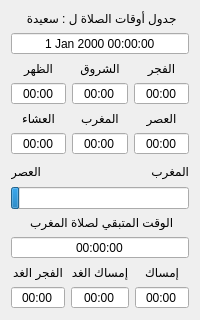
      <widget class="QWidget" name="Tab_Prayer_Times">
       <attribute name="icon">
        <iconset>
         <normaloff>:/icons/Clock.png</normaloff>:/icons/Clock.png</iconset>
       </attribute>
       <attribute name="title">
        <string>أوقات الصلاة</string>
       </attribute>
       <layout class="QVBoxLayout" name="verticalLayout_10">
        <item>
         <widget class="QLabel" name="label_entete">
          <property name="enabled">
           <bool>true</bool>
          </property>
          <property name="text">
           <string>جدول أوقات الصلاة ل : سعيدة </string>
          </property>
          <property name="alignment">
           <set>Qt::AlignCenter</set>
          </property>
         </widget>
        </item>
        <item>
         <widget class="QDateTimeEdit" name="dateTimeEdit">
          <property name="alignment">
           <set>Qt::AlignCenter</set>
          </property>
          <property name="readOnly">
           <bool>true</bool>
          </property>
          <property name="buttonSymbols">
           <enum>QAbstractSpinBox::NoButtons</enum>
          </property>
         </widget>
        </item>
        <item>
         <layout class="QGridLayout" name="gridLayout">
          <item row="0" column="0">
           <widget class="QLabel" name="label_5">
            <property name="text">
             <string>الظهر</string>
            </property>
            <property name="alignment">
             <set>Qt::AlignCenter</set>
            </property>
           </widget>
          </item>
          <item row="0" column="1">
           <widget class="QLabel" name="label_4">
            <property name="text">
             <string>الشروق</string>
            </property>
            <property name="alignment">
             <set>Qt::AlignCenter</set>
            </property>
           </widget>
          </item>
          <item row="0" column="2">
           <widget class="QLabel" name="label_3">
            <property name="text">
             <string>الفجر</string>
            </property>
            <property name="alignment">
             <set>Qt::AlignCenter</set>
            </property>
           </widget>
          </item>
          <item row="1" column="0">
           <widget class="QTimeEdit" name="timeEdit_thohor">
            <property name="toolTip">
             <string>&lt;!DOCTYPE HTML PUBLIC &quot;-//W3C//DTD HTML 4.0//EN&quot; &quot;http://www.w3.org/TR/REC-html40/strict.dtd&quot;&gt;
&lt;html&gt;&lt;head&gt;&lt;meta name=&quot;qrichtext&quot; content=&quot;1&quot; /&gt;&lt;style type=&quot;text/css&quot;&gt;
p, li { white-space: pre-wrap; }
&lt;/style&gt;&lt;/head&gt;&lt;body style=&quot; font-family:'MS Shell Dlg 2'; font-size:8.25pt; font-weight:400; font-style:normal;&quot;&gt;
&lt;p align=&quot;right&quot; style=&quot; margin-top:0px; margin-bottom:0px; margin-left:0px; margin-right:0px; -qt-block-indent:0; text-indent:0px;&quot;&gt;&lt;span style=&quot; font-size:8pt;&quot;&gt;الفرض :&lt;/span&gt;&lt;span style=&quot; font-size:8pt; color:#ffffff;&quot;&gt;ى&lt;/span&gt;&lt;/p&gt;
&lt;p align=&quot;right&quot; style=&quot; margin-top:0px; margin-bottom:0px; margin-left:0px; margin-right:0px; -qt-block-indent:0; text-indent:0px;&quot;&gt;&lt;span style=&quot; font-size:8pt;&quot;&gt;صلاة الظهر : أربع ركعات&lt;/span&gt;&lt;/p&gt;
&lt;p align=&quot;right&quot; style=&quot;-qt-paragraph-type:empty; margin-top:0px; margin-bottom:0px; margin-left:0px; margin-right:0px; -qt-block-indent:0; text-indent:0px; font-size:8pt;&quot;&gt;&lt;/p&gt;
&lt;p align=&quot;right&quot; style=&quot; margin-top:0px; margin-bottom:0px; margin-left:0px; margin-right:0px; -qt-block-indent:0; text-indent:0px;&quot;&gt;&lt;span style=&quot; font-size:8pt;&quot;&gt;السنة :&lt;/span&gt;&lt;span style=&quot; font-size:8pt; color:#ffffff;&quot;&gt;ى&lt;/span&gt;&lt;/p&gt;
&lt;p align=&quot;right&quot; style=&quot; margin-top:0px; margin-bottom:0px; margin-left:0px; margin-right:0px; -qt-block-indent:0; text-indent:0px;&quot;&gt;&lt;span style=&quot; font-size:8pt;&quot;&gt;قبل : 4 ركعات&lt;/span&gt;&lt;/p&gt;
&lt;p align=&quot;right&quot; style=&quot; margin-top:0px; margin-bottom:0px; margin-left:0px; margin-right:0px; -qt-block-indent:0; text-indent:0px;&quot;&gt;&lt;span style=&quot; font-size:8pt;&quot;&gt;بعد : ركعتان&lt;/span&gt;&lt;/p&gt;
&lt;p align=&quot;right&quot; style=&quot;-qt-paragraph-type:empty; margin-top:0px; margin-bottom:0px; margin-left:0px; margin-right:0px; -qt-block-indent:0; text-indent:0px; font-size:8pt;&quot;&gt;&lt;/p&gt;
&lt;p align=&quot;right&quot; style=&quot; margin-top:0px; margin-bottom:0px; margin-left:0px; margin-right:0px; -qt-block-indent:0; text-indent:0px;&quot;&gt;&lt;span style=&quot; font-size:8pt;&quot;&gt;ملاحظة : وقت الرسمي لأذان&lt;/span&gt;&lt;/p&gt;
&lt;p align=&quot;right&quot; style=&quot; margin-top:0px; margin-bottom:0px; margin-left:0px; margin-right:0px; -qt-block-indent:0; text-indent:0px;&quot;&gt;&lt;span style=&quot; font-size:8pt;&quot;&gt;الظهر في الجزائر هو 13:20&lt;/span&gt;&lt;/p&gt;&lt;/body&gt;&lt;/html&gt;</string>
            </property>
            <property name="alignment">
             <set>Qt::AlignCenter</set>
            </property>
            <property name="readOnly">
             <bool>true</bool>
            </property>
            <property name="buttonSymbols">
             <enum>QAbstractSpinBox::NoButtons</enum>
            </property>
            <property name="displayFormat">
             <string>mm:HH</string>
            </property>
            <property name="time">
             <time>
              <hour>0</hour>
              <minute>0</minute>
              <second>0</second>
             </time>
            </property>
           </widget>
          </item>
          <item row="1" column="1">
           <widget class="QTimeEdit" name="timeEdit_chork">
            <property name="toolTip">
             <string>&lt;!DOCTYPE HTML PUBLIC &quot;-//W3C//DTD HTML 4.0//EN&quot; &quot;http://www.w3.org/TR/REC-html40/strict.dtd&quot;&gt;
&lt;html&gt;&lt;head&gt;&lt;meta name=&quot;qrichtext&quot; content=&quot;1&quot; /&gt;&lt;style type=&quot;text/css&quot;&gt;
p, li { white-space: pre-wrap; }
&lt;/style&gt;&lt;/head&gt;&lt;body style=&quot; font-family:'MS Shell Dlg 2'; font-size:8.25pt; font-weight:400; font-style:normal;&quot;&gt;
&lt;p align=&quot;right&quot; style=&quot; margin-top:0px; margin-bottom:0px; margin-left:0px; margin-right:0px; -qt-block-indent:0; text-indent:0px;&quot;&gt;&lt;span style=&quot; font-size:8pt;&quot;&gt;هو وقت إنتهاء وقت صلاة الفجر&lt;/span&gt;&lt;/p&gt;&lt;/body&gt;&lt;/html&gt;</string>
            </property>
            <property name="alignment">
             <set>Qt::AlignCenter</set>
            </property>
            <property name="readOnly">
             <bool>true</bool>
            </property>
            <property name="buttonSymbols">
             <enum>QAbstractSpinBox::NoButtons</enum>
            </property>
            <property name="displayFormat">
             <string>mm:HH</string>
            </property>
            <property name="time">
             <time>
              <hour>0</hour>
              <minute>0</minute>
              <second>0</second>
             </time>
            </property>
           </widget>
          </item>
          <item row="1" column="2">
           <widget class="QTimeEdit" name="timeEdit_fadjra">
            <property name="enabled">
             <bool>true</bool>
            </property>
            <property name="toolTip">
             <string>&lt;!DOCTYPE HTML PUBLIC &quot;-//W3C//DTD HTML 4.0//EN&quot; &quot;http://www.w3.org/TR/REC-html40/strict.dtd&quot;&gt;
&lt;html&gt;&lt;head&gt;&lt;meta name=&quot;qrichtext&quot; content=&quot;1&quot; /&gt;&lt;style type=&quot;text/css&quot;&gt;
p, li { white-space: pre-wrap; }
&lt;/style&gt;&lt;/head&gt;&lt;body style=&quot; font-family:'MS Shell Dlg 2'; font-size:8.25pt; font-weight:400; font-style:normal;&quot;&gt;
&lt;p align=&quot;right&quot; style=&quot; margin-top:0px; margin-bottom:0px; margin-left:0px; margin-right:0px; -qt-block-indent:0; text-indent:0px;&quot;&gt;&lt;span style=&quot; font-size:8pt;&quot;&gt;الفرض :&lt;/span&gt;&lt;span style=&quot; font-size:8pt; color:#ffffff;&quot;&gt;ى&lt;/span&gt;&lt;/p&gt;
&lt;p align=&quot;right&quot; style=&quot; margin-top:0px; margin-bottom:0px; margin-left:0px; margin-right:0px; -qt-block-indent:0; text-indent:0px;&quot;&gt;&lt;span style=&quot; font-size:8pt;&quot;&gt;صلاة الفجر : أركعتان&lt;/span&gt;&lt;/p&gt;
&lt;p align=&quot;right&quot; style=&quot;-qt-paragraph-type:empty; margin-top:0px; margin-bottom:0px; margin-left:0px; margin-right:0px; -qt-block-indent:0; text-indent:0px; font-size:8pt;&quot;&gt;&lt;/p&gt;
&lt;p align=&quot;right&quot; style=&quot; margin-top:0px; margin-bottom:0px; margin-left:0px; margin-right:0px; -qt-block-indent:0; text-indent:0px;&quot;&gt;&lt;span style=&quot; font-size:8pt;&quot;&gt;السنة :&lt;/span&gt;&lt;span style=&quot; font-size:8pt; color:#ffffff;&quot;&gt;ى&lt;/span&gt;&lt;/p&gt;
&lt;p align=&quot;right&quot; style=&quot; margin-top:0px; margin-bottom:0px; margin-left:0px; margin-right:0px; -qt-block-indent:0; text-indent:0px;&quot;&gt;&lt;span style=&quot; font-size:8pt;&quot;&gt;قبل : ركعتان&lt;/span&gt;&lt;/p&gt;
&lt;p align=&quot;right&quot; style=&quot; margin-top:0px; margin-bottom:0px; margin-left:0px; margin-right:0px; -qt-block-indent:0; text-indent:0px;&quot;&gt;&lt;span style=&quot; font-size:8pt;&quot;&gt;بعد : لاشيء&lt;/span&gt;&lt;/p&gt;&lt;/body&gt;&lt;/html&gt;</string>
            </property>
            <property name="layoutDirection">
             <enum>Qt::RightToLeft</enum>
            </property>
            <property name="alignment">
             <set>Qt::AlignCenter</set>
            </property>
            <property name="readOnly">
             <bool>true</bool>
            </property>
            <property name="buttonSymbols">
             <enum>QAbstractSpinBox::NoButtons</enum>
            </property>
            <property name="keyboardTracking">
             <bool>false</bool>
            </property>
            <property name="displayFormat">
             <string>mm:HH</string>
            </property>
            <property name="time">
             <time>
              <hour>0</hour>
              <minute>0</minute>
              <second>0</second>
             </time>
            </property>
           </widget>
          </item>
          <item row="2" column="0">
           <widget class="QLabel" name="label_8">
            <property name="text">
             <string>العشاء</string>
            </property>
            <property name="alignment">
             <set>Qt::AlignCenter</set>
            </property>
           </widget>
          </item>
          <item row="2" column="1">
           <widget class="QLabel" name="label_7">
            <property name="text">
             <string>المغرب</string>
            </property>
            <property name="alignment">
             <set>Qt::AlignCenter</set>
            </property>
           </widget>
          </item>
          <item row="2" column="2">
           <widget class="QLabel" name="label_6">
            <property name="text">
             <string>العصر</string>
            </property>
            <property name="alignment">
             <set>Qt::AlignCenter</set>
            </property>
           </widget>
          </item>
          <item row="3" column="0">
           <widget class="QTimeEdit" name="timeEdit_icha">
            <property name="toolTip">
             <string>&lt;!DOCTYPE HTML PUBLIC &quot;-//W3C//DTD HTML 4.0//EN&quot; &quot;http://www.w3.org/TR/REC-html40/strict.dtd&quot;&gt;
&lt;html&gt;&lt;head&gt;&lt;meta name=&quot;qrichtext&quot; content=&quot;1&quot; /&gt;&lt;style type=&quot;text/css&quot;&gt;
p, li { white-space: pre-wrap; }
&lt;/style&gt;&lt;/head&gt;&lt;body style=&quot; font-family:'MS Shell Dlg 2'; font-size:7.8pt; font-weight:400; font-style:normal;&quot;&gt;
&lt;p align=&quot;right&quot; style=&quot; margin-top:0px; margin-bottom:0px; margin-left:0px; margin-right:0px; -qt-block-indent:0; text-indent:0px;&quot;&gt;&lt;span style=&quot; font-size:8pt;&quot;&gt;الفرض :&lt;/span&gt;&lt;span style=&quot; font-size:8pt; color:#ffffff;&quot;&gt;ى&lt;/span&gt;&lt;/p&gt;
&lt;p align=&quot;right&quot; style=&quot; margin-top:0px; margin-bottom:0px; margin-left:0px; margin-right:0px; -qt-block-indent:0; text-indent:0px;&quot;&gt;&lt;span style=&quot; font-size:8pt;&quot;&gt;صلاة العشاء : أربع ركعات&lt;/span&gt;&lt;/p&gt;
&lt;p align=&quot;right&quot; style=&quot;-qt-paragraph-type:empty; margin-top:0px; margin-bottom:0px; margin-left:0px; margin-right:0px; -qt-block-indent:0; text-indent:0px; font-size:8pt;&quot;&gt;&lt;/p&gt;
&lt;p align=&quot;right&quot; style=&quot; margin-top:0px; margin-bottom:0px; margin-left:0px; margin-right:0px; -qt-block-indent:0; text-indent:0px;&quot;&gt;&lt;span style=&quot; font-size:8pt;&quot;&gt;السنة :&lt;/span&gt;&lt;span style=&quot; font-size:8pt; color:#ffffff;&quot;&gt;ى&lt;/span&gt;&lt;/p&gt;
&lt;p align=&quot;right&quot; style=&quot; margin-top:0px; margin-bottom:0px; margin-left:0px; margin-right:0px; -qt-block-indent:0; text-indent:0px;&quot;&gt;&lt;span style=&quot; font-size:8pt;&quot;&gt;قبل : لاشيء&lt;/span&gt;&lt;/p&gt;
&lt;p align=&quot;right&quot; style=&quot; margin-top:0px; margin-bottom:0px; margin-left:0px; margin-right:0px; -qt-block-indent:0; text-indent:0px;&quot;&gt;&lt;span style=&quot; font-size:8pt;&quot;&gt;بعد : ركعتان&lt;/span&gt;&lt;/p&gt;
&lt;p align=&quot;right&quot; style=&quot;-qt-paragraph-type:empty; margin-top:0px; margin-bottom:0px; margin-left:0px; margin-right:0px; -qt-block-indent:0; text-indent:0px; font-size:8pt;&quot;&gt;&lt;/p&gt;
&lt;p align=&quot;right&quot; style=&quot; margin-top:0px; margin-bottom:0px; margin-left:0px; margin-right:0px; -qt-block-indent:0; text-indent:0px;&quot;&gt;&lt;span style=&quot; font-size:8pt;&quot;&gt;وتر : ركعة أو 3 ركعات أو أي&lt;/span&gt;&lt;/p&gt;
&lt;p align=&quot;right&quot; style=&quot; margin-top:0px; margin-bottom:0px; margin-left:0px; margin-right:0px; -qt-block-indent:0; text-indent:0px;&quot;&gt;&lt;span style=&quot; font-size:8pt;&quot;&gt; عدد وتر للركعات حتى 11&lt;/span&gt;&lt;/p&gt;&lt;/body&gt;&lt;/html&gt;</string>
            </property>
            <property name="alignment">
             <set>Qt::AlignCenter</set>
            </property>
            <property name="readOnly">
             <bool>true</bool>
            </property>
            <property name="buttonSymbols">
             <enum>QAbstractSpinBox::NoButtons</enum>
            </property>
            <property name="displayFormat">
             <string>mm:HH</string>
            </property>
            <property name="time">
             <time>
              <hour>0</hour>
              <minute>0</minute>
              <second>0</second>
             </time>
            </property>
           </widget>
          </item>
          <item row="3" column="1">
           <widget class="QTimeEdit" name="timeEdit_maghrab">
            <property name="toolTip">
             <string>&lt;!DOCTYPE HTML PUBLIC &quot;-//W3C//DTD HTML 4.0//EN&quot; &quot;http://www.w3.org/TR/REC-html40/strict.dtd&quot;&gt;
&lt;html&gt;&lt;head&gt;&lt;meta name=&quot;qrichtext&quot; content=&quot;1&quot; /&gt;&lt;style type=&quot;text/css&quot;&gt;
p, li { white-space: pre-wrap; }
&lt;/style&gt;&lt;/head&gt;&lt;body style=&quot; font-family:'MS Shell Dlg 2'; font-size:8.25pt; font-weight:400; font-style:normal;&quot;&gt;
&lt;p align=&quot;right&quot; style=&quot; margin-top:0px; margin-bottom:0px; margin-left:0px; margin-right:0px; -qt-block-indent:0; text-indent:0px;&quot;&gt;&lt;span style=&quot; font-size:8pt;&quot;&gt;الفرض :&lt;/span&gt;&lt;span style=&quot; font-size:8pt; color:#ffffff;&quot;&gt;ى&lt;/span&gt;&lt;/p&gt;
&lt;p align=&quot;right&quot; style=&quot; margin-top:0px; margin-bottom:0px; margin-left:0px; margin-right:0px; -qt-block-indent:0; text-indent:0px;&quot;&gt;&lt;span style=&quot; font-size:8pt;&quot;&gt;صلاة المغرب : ثلاث ركعات&lt;/span&gt;&lt;/p&gt;
&lt;p align=&quot;right&quot; style=&quot;-qt-paragraph-type:empty; margin-top:0px; margin-bottom:0px; margin-left:0px; margin-right:0px; -qt-block-indent:0; text-indent:0px; font-size:8pt;&quot;&gt;&lt;/p&gt;
&lt;p align=&quot;right&quot; style=&quot; margin-top:0px; margin-bottom:0px; margin-left:0px; margin-right:0px; -qt-block-indent:0; text-indent:0px;&quot;&gt;&lt;span style=&quot; font-size:8pt;&quot;&gt;السنة :&lt;/span&gt;&lt;span style=&quot; font-size:8pt; color:#ffffff;&quot;&gt;ى&lt;/span&gt;&lt;/p&gt;
&lt;p align=&quot;right&quot; style=&quot; margin-top:0px; margin-bottom:0px; margin-left:0px; margin-right:0px; -qt-block-indent:0; text-indent:0px;&quot;&gt;&lt;span style=&quot; font-size:8pt;&quot;&gt;قبل : لاشيء&lt;/span&gt;&lt;/p&gt;
&lt;p align=&quot;right&quot; style=&quot; margin-top:0px; margin-bottom:0px; margin-left:0px; margin-right:0px; -qt-block-indent:0; text-indent:0px;&quot;&gt;&lt;span style=&quot; font-size:8pt;&quot;&gt;بعد : ركعتان&lt;/span&gt;&lt;/p&gt;&lt;/body&gt;&lt;/html&gt;</string>
            </property>
            <property name="alignment">
             <set>Qt::AlignCenter</set>
            </property>
            <property name="readOnly">
             <bool>true</bool>
            </property>
            <property name="buttonSymbols">
             <enum>QAbstractSpinBox::NoButtons</enum>
            </property>
            <property name="displayFormat">
             <string>mm:HH</string>
            </property>
            <property name="time">
             <time>
              <hour>0</hour>
              <minute>0</minute>
              <second>0</second>
             </time>
            </property>
           </widget>
          </item>
          <item row="3" column="2">
           <widget class="QTimeEdit" name="timeEdit_asar">
            <property name="toolTip">
             <string>&lt;!DOCTYPE HTML PUBLIC &quot;-//W3C//DTD HTML 4.0//EN&quot; &quot;http://www.w3.org/TR/REC-html40/strict.dtd&quot;&gt;
&lt;html&gt;&lt;head&gt;&lt;meta name=&quot;qrichtext&quot; content=&quot;1&quot; /&gt;&lt;style type=&quot;text/css&quot;&gt;
p, li { white-space: pre-wrap; }
&lt;/style&gt;&lt;/head&gt;&lt;body style=&quot; font-family:'MS Shell Dlg 2'; font-size:8.25pt; font-weight:400; font-style:normal;&quot;&gt;
&lt;p align=&quot;right&quot; style=&quot; margin-top:0px; margin-bottom:0px; margin-left:0px; margin-right:0px; -qt-block-indent:0; text-indent:0px;&quot;&gt;&lt;span style=&quot; font-size:8pt;&quot;&gt;الفرض :&lt;/span&gt;&lt;span style=&quot; font-size:8pt; color:#ffffff;&quot;&gt;ى&lt;/span&gt;&lt;/p&gt;
&lt;p align=&quot;right&quot; style=&quot; margin-top:0px; margin-bottom:0px; margin-left:0px; margin-right:0px; -qt-block-indent:0; text-indent:0px;&quot;&gt;&lt;span style=&quot; font-size:8pt;&quot;&gt;صلاة العصر : أربع ركعات&lt;/span&gt;&lt;/p&gt;
&lt;p align=&quot;right&quot; style=&quot;-qt-paragraph-type:empty; margin-top:0px; margin-bottom:0px; margin-left:0px; margin-right:0px; -qt-block-indent:0; text-indent:0px; font-size:8pt;&quot;&gt;&lt;/p&gt;
&lt;p align=&quot;right&quot; style=&quot; margin-top:0px; margin-bottom:0px; margin-left:0px; margin-right:0px; -qt-block-indent:0; text-indent:0px;&quot;&gt;&lt;span style=&quot; font-size:8pt;&quot;&gt;السنة :&lt;/span&gt;&lt;span style=&quot; font-size:8pt; color:#ffffff;&quot;&gt;ى&lt;/span&gt;&lt;/p&gt;
&lt;p align=&quot;right&quot; style=&quot; margin-top:0px; margin-bottom:0px; margin-left:0px; margin-right:0px; -qt-block-indent:0; text-indent:0px;&quot;&gt;&lt;span style=&quot; font-size:8pt;&quot;&gt;قبل : لاشيء&lt;/span&gt;&lt;/p&gt;
&lt;p align=&quot;right&quot; style=&quot; margin-top:0px; margin-bottom:0px; margin-left:0px; margin-right:0px; -qt-block-indent:0; text-indent:0px;&quot;&gt;&lt;span style=&quot; font-size:8pt;&quot;&gt;بعد : لاشيء&lt;/span&gt;&lt;/p&gt;&lt;/body&gt;&lt;/html&gt;</string>
            </property>
            <property name="alignment">
             <set>Qt::AlignCenter</set>
            </property>
            <property name="readOnly">
             <bool>true</bool>
            </property>
            <property name="buttonSymbols">
             <enum>QAbstractSpinBox::NoButtons</enum>
            </property>
            <property name="displayFormat">
             <string>mm:HH</string>
            </property>
            <property name="time">
             <time>
              <hour>0</hour>
              <minute>0</minute>
              <second>0</second>
             </time>
            </property>
           </widget>
          </item>
         </layout>
        </item>
        <item>
         <layout class="QHBoxLayout" name="horizontalLayout_2">
          <item>
           <widget class="QLabel" name="label_oldsalat">
            <property name="text">
             <string>العصر</string>
            </property>
           </widget>
          </item>
          <item>
           <spacer name="horizontalSpacer">
            <property name="orientation">
             <enum>Qt::Horizontal</enum>
            </property>
            <property name="sizeHint" stdset="0">
             <size>
              <width>18</width>
              <height>20</height>
             </size>
            </property>
           </spacer>
          </item>
          <item>
           <widget class="QLabel" name="label_nextsalat">
            <property name="text">
             <string>المغرب</string>
            </property>
           </widget>
          </item>
         </layout>
        </item>
        <item>
         <widget class="QProgressBar" name="progressBar_temps_restant">
          <property name="minimum">
           <number>0</number>
          </property>
          <property name="value">
           <number>5</number>
          </property>
          <property name="textVisible">
           <bool>false</bool>
          </property>
          <property name="orientation">
           <enum>Qt::Horizontal</enum>
          </property>
          <property name="invertedAppearance">
           <bool>false</bool>
          </property>
          <property name="format">
           <string>%p%%</string>
          </property>
         </widget>
        </item>
        <item>
         <layout class="QVBoxLayout" name="verticalLayout_9">
          <item>
           <widget class="QLabel" name="label_temps_restant">
            <property name="text">
             <string>الوقت المتبقي لصلاة المغرب </string>
            </property>
            <property name="alignment">
             <set>Qt::AlignCenter</set>
            </property>
           </widget>
          </item>
          <item>
           <widget class="QTimeEdit" name="timeEdit_pour_attendre_nextsalat">
            <property name="alignment">
             <set>Qt::AlignCenter</set>
            </property>
            <property name="readOnly">
             <bool>true</bool>
            </property>
            <property name="buttonSymbols">
             <enum>QAbstractSpinBox::NoButtons</enum>
            </property>
            <property name="displayFormat">
             <string>ss:mm:HH</string>
            </property>
            <property name="time">
             <time>
              <hour>0</hour>
              <minute>0</minute>
              <second>0</second>
             </time>
            </property>
           </widget>
          </item>
         </layout>
        </item>
        <item>
         <layout class="QGridLayout" name="gridLayout_2">
          <item row="0" column="0">
           <widget class="QLabel" name="label_13">
            <property name="text">
             <string>الفجر الغد</string>
            </property>
            <property name="alignment">
             <set>Qt::AlignCenter</set>
            </property>
           </widget>
          </item>
          <item row="0" column="1">
           <widget class="QLabel" name="label_12">
            <property name="text">
             <string>إمساك الغد</string>
            </property>
            <property name="alignment">
             <set>Qt::AlignCenter</set>
            </property>
           </widget>
          </item>
          <item row="0" column="2">
           <widget class="QLabel" name="label_10">
            <property name="text">
             <string>إمساك</string>
            </property>
            <property name="alignment">
             <set>Qt::AlignCenter</set>
            </property>
           </widget>
          </item>
          <item row="1" column="0">
           <widget class="QTimeEdit" name="timeEdit_fadjra_tomorow">
            <property name="alignment">
             <set>Qt::AlignCenter</set>
            </property>
            <property name="readOnly">
             <bool>true</bool>
            </property>
            <property name="buttonSymbols">
             <enum>QAbstractSpinBox::NoButtons</enum>
            </property>
            <property name="displayFormat">
             <string>mm:HH</string>
            </property>
            <property name="time">
             <time>
              <hour>0</hour>
              <minute>0</minute>
              <second>0</second>
             </time>
            </property>
           </widget>
          </item>
          <item row="1" column="1">
           <widget class="QTimeEdit" name="timeEdit_imsak_tomorow">
            <property name="alignment">
             <set>Qt::AlignCenter</set>
            </property>
            <property name="readOnly">
             <bool>true</bool>
            </property>
            <property name="buttonSymbols">
             <enum>QAbstractSpinBox::NoButtons</enum>
            </property>
            <property name="displayFormat">
             <string>mm:HH</string>
            </property>
            <property name="time">
             <time>
              <hour>0</hour>
              <minute>0</minute>
              <second>0</second>
             </time>
            </property>
           </widget>
          </item>
          <item row="1" column="2">
           <widget class="QTimeEdit" name="timeEdit_imsak">
            <property name="alignment">
             <set>Qt::AlignCenter</set>
            </property>
            <property name="readOnly">
             <bool>true</bool>
            </property>
            <property name="buttonSymbols">
             <enum>QAbstractSpinBox::NoButtons</enum>
            </property>
            <property name="displayFormat">
             <string>mm:HH</string>
            </property>
            <property name="time">
             <time>
              <hour>0</hour>
              <minute>0</minute>
              <second>0</second>
             </time>
            </property>
           </widget>
          </item>
         </layout>
        </item>
       </layout>
      </widget>
